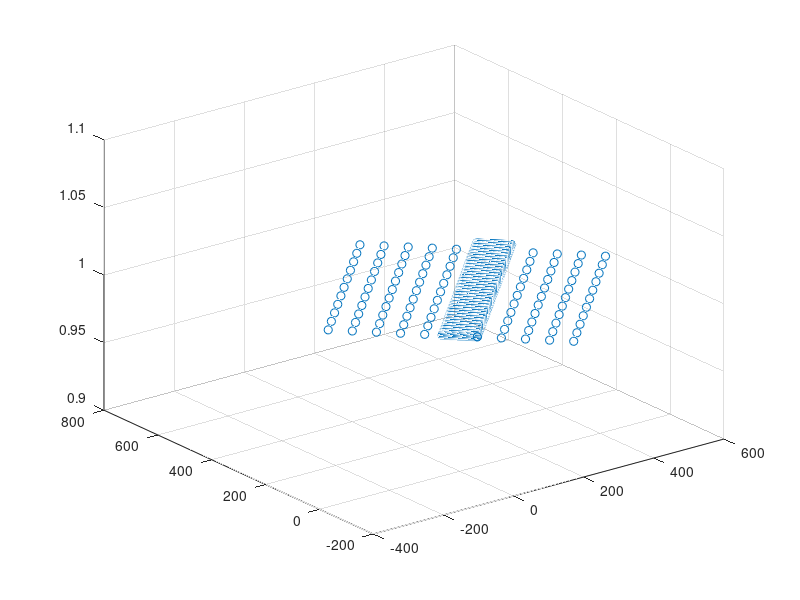

Reproduce this figure in MATLAB.

theta = -pi/4;
rotate = [cos(theta), -sin(theta);
    sin(theta), cos(theta)];

distance = 55;
fine = 2.5;
xborder = 40;

xgv = -300:distance:-xborder;
ygv = 1:distance:600;
[X,Y] = ndgrid(xgv,ygv);
x1 = reshape(X, [1, numel(X)]);
y1 = reshape(Y, [1, numel(Y)]);

xgv = -xborder:fine:xborder;
ygv = 1:fine*2:600;
[X,Y] = ndgrid(xgv,ygv);

for i = 1:size(X, 2)
    if mod(i, 2)
        X(:,i)=flipud(X(:,i));
        %Y(:,2)=flipud(Y(:,i));
    end
end

x2 = reshape(X, [1, numel(X)]);
y2 = reshape(Y, [1, numel(Y)]);

xgv = xborder:distance:300;
ygv = 1:distance:600;
[X,Y] = ndgrid(xgv,ygv);
x3 = reshape(X, [1, numel(X)]);
y3 = reshape(Y, [1, numel(Y)]);

x = [x1, x2, x3];
y = [y1, y2, y3];

space = [x;y];
space = rotate * space;

% for i = 1: length(space(1,:))
%     %space(:,i);
%     v = dot([1;0] - [0;0], space(:,i));
%     if v<0
%         space(:,i) = [];
%         i = i-1;
%     end
% end

%v = dot(Q - P, N);


% grdx = reshape(X, [1, numel(X)]);
% grdy = reshape(Y, [1, numel(Y)]);
figure(4)
scatter3(space(1,:), space(2,:), ones(1, numel(x)))


hexaGrid = 0;
if hexaGrid
    grdx = meshgrid(-4:3);
    grdy = meshgrid(-4:3);

    a = 1;
    mlt = sqrt(0.75);%(0.25+a*a)/a*a;

    for i = 1:length(grdx(1,:))
        if(mod(i, 2))
            grdx(i,:) = grdx(i,:)+.5
        end
    end

    grdy = grdy.*mlt;

    grdx = reshape(grdx', [1, 64]);
    grdy = reshape(grdy, [1, 64]);

    scatter3(grdx, grdy, ones(1, 64))
    % plot(grd, 'o')
end